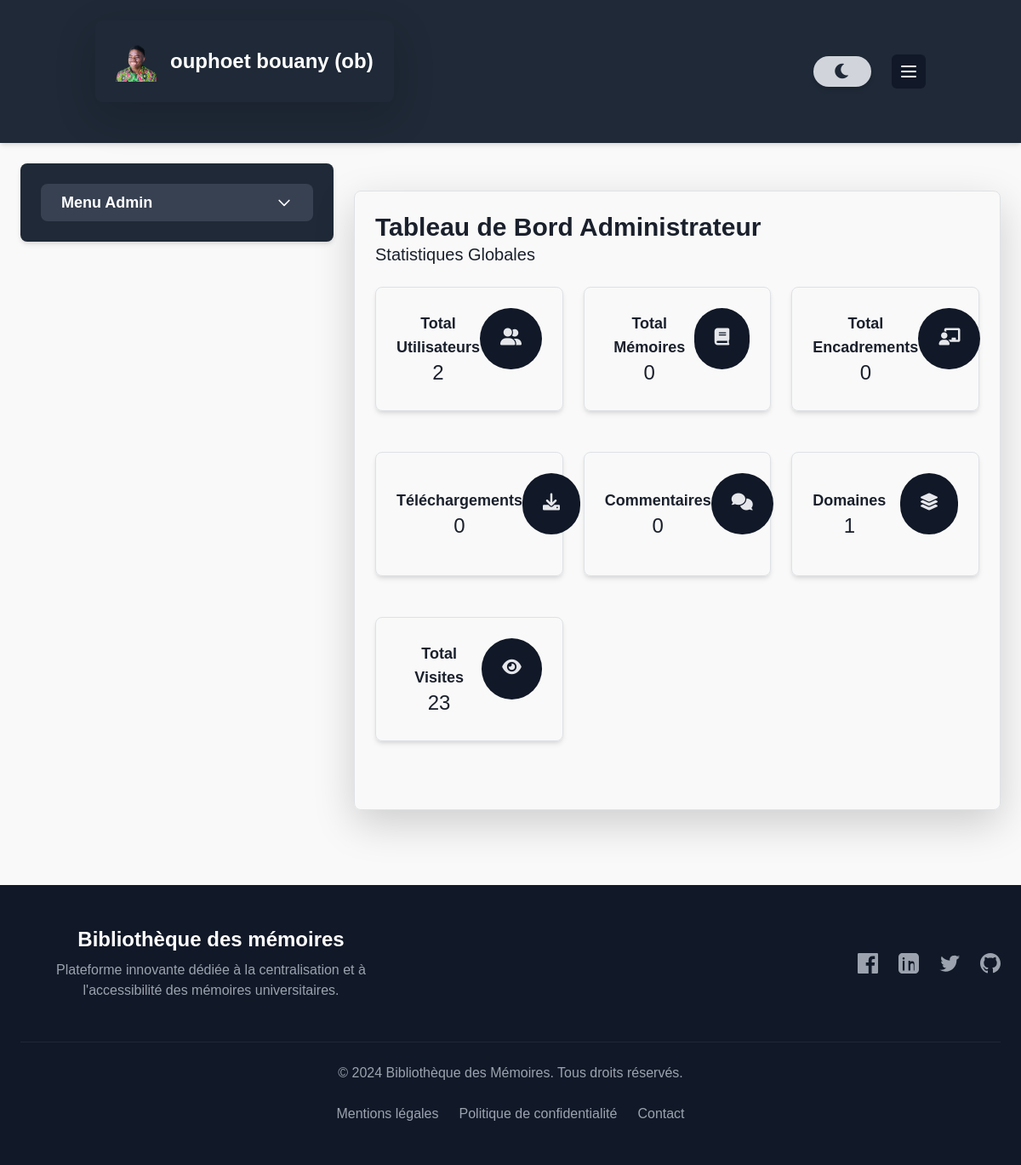
Screenshot of /admins/university/12/ (signed in) with the database file from the repository.
### memoire/models.py (models this page shows, shortened)
class University(models.Model):
    name = models.CharField(max_length=200)
    university_link = models.URLField(null=True, blank=True)
    slogan = models.TextField()
    acronime = models.CharField(max_length=200)
    logo = models.ImageField(upload_to='university/logo/', blank=True, null=True)
    description = models.TextField()

### memoire/views.py (the view)
# urls.py: path('admins/university/<int:university_id>/', admins, name='admin_university'),
def admins(request, university_id, *args, **kwargs):
    try:
        idp = request.session['user_id']
        user = UserProfile.objects.get(id=idp)
        useruni=UserUniversity.objects.get(university_id=university_id,user=user)
        if not user.user_universities.filter(university_id=university_id).exists():
            return redirect('logout')  # ou une autre page d'erreur
        university = get_object_or_404(University, id=university_id)
    except UserProfile.DoesNotExist:
        return redirect('logout')
    request.session['uni_id'] = university_id
    memoires = Memoire.objects.filter(universites=university).prefetch_related(
        Prefetch(
            'encadrements',
            queryset=Encadrement.objects.select_related('encadrant'),
            to_attr='encadreur_list'
        ),
        'domaines'
    ).annotate(
        nbr_telechargements=Count('telechargements'),
        note_moyenne=Avg('notations__note')
    )
    utilisateurs = UserProfile.objects.filter(user_universities__university=university)
    total_users = utilisateurs.count()
    utilisateurs = UserProfile.objects.all()
    encadrements = Encadrement.objects.filter(memoire__universites=university)
    comments = NotationCommentaire.objects.filter(memoire__universites=university)
    dom = Domaine.objects.filter(universites=university)
    vis = Visiteur.objects.all()  # Vous pouvez également filtrer les visiteurs si nécessaire
    tel = Telechargement.objects.filter(memoire__universites=university)
    total_comments = comments.count()
    total_dom = dom.count()
    total_memoires = memoires.count()
    total_encadrements = encadrements.count()
    total_telechargements = tel.count()
    total_visites = vis.count()
    universites=University.objects.all()
    user_list = []
    for users in utilisateurs:
        role="NONE"
        try:
            role=UserUniversity.objects.get(university_id=university_id,user=users).role
        except:
            role="NONE"
        user_list.append({
            'id': users.id,
            'nom': users.nom,
            'prenom':users.prenom,
            'email':users.email,
            'role':role,
            'type':users.type,
            'universites': [university.university for university in UserUniversity.objects.filter(user=users)]
        })
    context = {
        'memoires': memoires,
        'utilisateurs': user_list,
        'encadrements': encadrements,
        'universites':universites,
        'visiteurs': vis,
        'university': university,
        'telechargement': tel,
        'user': user,
        'total_users': total_users,
        'total_memoires': total_memoires,
        'total_encadrements': total_encadrements,
        'total_telechargements': total_telechargements,
        'total_visites': total_visites,
        'domaines': dom,
        'university_id':university_id,
        'comments': comments,
        'total_dom': total_dom,
        'total_comments': total_comments,
        'useruni':useruni,
    }
    return render(request, "admin.html", context)

### Template/admin.html (shortened to what this page needs)
{% extends "base.html" %}
{% load static %}
{% block header %}
<div class="flex items-center justify-between p-4 bg-gray-800 shadow-lg rounded-lg mb-4">
    <div class="flex items-center space-x-4">
        <img
            x-show="!darkMode"
            x-cloak
            src="{{ university.logo.url }}"
            alt="Logo de l'université"
            class="h-12 w-auto transition-transform duration-300 ease-in-out transform hover:scale-105">
        <h1 class="text-xl sm:text-2xl font-bold text-white dark:text-teal-400 transition duration-300">
            {{ university.name }} ({{ university.acronime }})
        </h1>
    </div>
</div>
{% endblock header %}
{% block content %}
<div x-data="dashboard()" class="grid grid-cols-1 md:grid-cols-3 gap-4 p-4">
    <div class="mb-4">
        <aside class="bg-gray-800 dark:bg-gray-900 text-white p-4 rounded-lg shadow-md" x-data="{ adminMenu: false }">
            <button @click="adminMenu = !adminMenu; $nextTick(() => { if (adminMenu) { setTimeout(() => { adminMenu = false }, 3000) } })"
                class="flex items-center justify-between w-full px-4 py-2 text-lg font-semibold bg-gray-700 dark:bg-gray-600 rounded-lg hover:bg-gray-600 dark:hover:bg-gray-500 transition">
            <span>Menu Admin</span>
            <svg xmlns="http://www.w3.org/2000/svg" :class="{ 'rotate-180': adminMenu }" class="w-5 h-5 transition-transform transform" fill="none" viewBox="0 0 24 24" stroke="currentColor">
                <path stroke-linecap="round" stroke-linejoin="round" stroke-width="2" d="M19 9l-7 7-7-7" />
            </svg>
        </button>
        </aside>
    </div>
    <div class="col-span-2">
<section x-show="activeSection === 'dashboard'" class="p-6 border border-gray-700 dark:border-gray-600 rounded-lg shadow-lg transition max-w-4xl mx-auto mt-8"p-6 border border-gray-700 dark:border-gray-600 rounded-lg shadow-lg transition max-w-4xl mx-auto mt-8">
    <div class="flex justify-between items-center mb-6">
        <div>
            <h2 class="text-3xl font-semibold ">Tableau de Bord Administrateur</h2>
            <h3 class="text-xl font-medium ">Statistiques Globales</h3>
        </div>
    </div>
<div class="grid grid-cols-1 sm:grid-cols-2 lg:grid-cols-3 gap-6 mb-8">
<button @click="activeSection = 'users';"
>
<div  class="mb-4 border border-gray-700 dark:border-gray-600 rounded-lg p-4 shadow-md flex items-center justify-between">
<div>
    <h4 class="text-lg font-semibold ">Total Utilisateurs</h4>
    <p class="text-2xl  ">{{ total_users }}</p>
</div>
<div class="mb-4 rounded-lg bg-gray-900  text-gray-200 p-4 rounded-full">
    <i  class="fas fa-user-friends text-xl "></i>
</div>
</div>
</button>
<button @click="activeSection = 'memoirs'; adminMenu = false"
        >
<div  class="mb-4 border border-gray-700 dark:border-gray-600 rounded-lg p-4 shadow-md flex items-center justify-between">
<div>
    <h4 class="text-lg font-semibold ">Total Mémoires</h4>
    <p class="text-2xl ">{{ total_memoires }}</p>
</div>
<div class="mb-4 rounded-lg bg-gray-900  text-gray-200 p-4 rounded-full">
    <i class="fas fa-book text-xl  "></i>
</div>
</div>
</button>
<button @click="activeSection = 'encadrements'; adminMenu = false"
                    >
                    <div  class="mb-4 border border-gray-700 dark:border-gray-600 rounded-lg p-4 shadow-md flex items-center justify-between">
                        <div>
                            <h4 class="text-lg font-semibold ">Total Encadrements</h4>
                            <p class="text-2xl ">{{ total_encadrements }}</p>
                        </div>
                        <div class="mb-4 rounded-lg bg-gray-900  text-gray-200 p-4 rounded-full">
                            <i class="fas fa-chalkboard-teacher text-xl "></i>
                        </div>
                    </div>
            </button>
<button @click="activeSection = 'TELECHARGEMENTS'; adminMenu = false"
                   >
                   <div  class="mb-4 border border-gray-700 dark:border-gray-600 rounded-lg p-4 shadow-md flex items-center justify-between">
                    <div>
                        <h4 class="text-lg font-semibold ">Téléchargements</h4>
                        <p class="text-2xl ">{{ total_telechargements }}</p>
                    </div>
                    <div class="mb-4 rounded-lg bg-gray-900  text-gray-200 p-4 rounded-full">
                        <i class="fas fa-download text-xl "></i>
                    </div>
                </div>
            </button>
<button @click="activeSection = 'comment'; adminMenu = false"
                    >
                    <div  class="mb-4 border border-gray-700 dark:border-gray-600 rounded-lg p-4 shadow-md flex items-center justify-between">
                        <div>
                            <h4 class="text-lg font-semibold ">Commentaires</h4>
                            <p class="text-2xl ">{{ total_comments }}</p>
                        </div>
                        <div class="mb-4 rounded-lg bg-gray-900  text-gray-200 p-4 rounded-full">
                            <i class="fas fa-comments text-xl "></i>
                        </div>
                    </div>
            </button>
<button @click="activeSection = 'domaine'; adminMenu = false"
                    >
                    <div  class="mb-4 border border-gray-700 dark:border-gray-600 rounded-lg p-4 shadow-md flex items-center justify-between">
                        <div>
                            <h4 class="text-lg font-semibold ">Domaines</h4>
                            <p class="text-2xl ">{{ total_dom }}</p>
                        </div>
                        <div class="mb-4 rounded-lg bg-gray-900  text-gray-200 p-4 rounded-full">
                            <i class="fas fa-layer-group text-xl "></i>
                        </div>
                    </div>
            </button>
<button @click="activeSection = 'visiteurs'; adminMenu = false"
                    >
                    <div  class="mb-4 border border-gray-700 dark:border-gray-600 rounded-lg p-4 shadow-md flex items-center justify-between">
                        <div>
                            <h4 class="text-lg font-semibold ">Total Visites</h4>
                            <p class="text-2xl ">{{ total_visites }}</p>
                        </div>
                        <div class="mb-4 rounded-lg bg-gray-900  text-gray-200 p-4 rounded-full">
                            <i class="fas fa-eye text-xl "></i>
                        </div>
                    </div>
            </button>
    </div>
</section>
    </div>
</div>
{% endblock %}

### Template/base.html (style rules this page uses)
:root { --bg-primary-light: #f9fafb; --bg-secondary-light: #ffffff; --text-primary-light: #1a202c; --text-secondary-light: #4a5568; --accent-primary-light: #4299e1; --bg-primary-dark: #0a192f; --bg-secondary-dark: #112240; --text-primary-dark: #e6f1ff; --text-secondary-dark: #8892b0; --accent-primary-dark: #64ffda; }
body { background-color: #f4f6f9; }
body { font-family: 'Space Grotesk', sans-serif; background-color: var(--bg-primary-light); color: var(--text-primary-light); transition: all 0.3s ease-in-out; }
body { font-family: Arial, sans-serif; background-color: #f9f9f9; }

### rows the page displays
University: logo (picture), name "ouphoet bouany", acronime "ob"

### other values shown
{{ total_users }} "2"
{{ total_memoires }} "0"
{{ total_encadrements }} "0"
{{ total_telechargements }} "0"
{{ total_comments }} "0"
{{ total_dom }} "1"
{{ total_visites }} "23"
